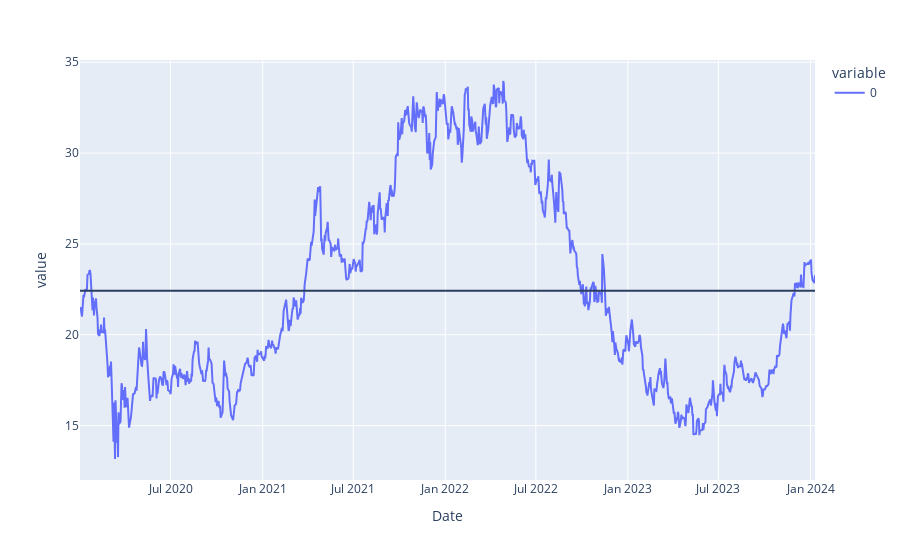

Notebook source saved alongside this figure:
### Markdown cell above
The p-value is less than **0.05** so we conclude that this spread calculation is stationary in sample

### Code cell
fig = px.line(spread, facet_col_wrap=1)
fig.update_yaxes(matches=None)
fig.add_hline(y=spread.mean())
fig.show()

### Figure 1 — Plotly figure (JSON) as saved in the notebook; plotly's stock layout.template omitted (floating-point values rounded to 4 significant figures; data arrays with more than 128 entries replaced by an {"elided": "..."} marker saying what was removed)
{"data": [{"hovertemplate": "variable=0<br>Date=%{x}<br>value=%{y}<extra></extra>", "legendgroup": "0", "line": {"color": "#636efa", "dash": "solid"}, "marker": {"symbol": "circle"}, "mode": "lines", "name": "0", "orientation": "v", "showlegend": true, "type": "scatter", "x": {"elided": "1000 str values"}, "xaxis": "x", "y": {"elided": "1000 float values"}, "yaxis": "y"}], "layout": {"legend": {"title": {"text": "variable"}, "tracegroupgap": 0}, "margin": {"t": 60}, "shapes": [{"type": "line", "x0": 0, "x1": 1, "xref": "x domain", "y0": 22.42, "y1": 22.42, "yref": "y"}], "xaxis": {"anchor": "y", "domain": [0, 1], "title": {"text": "Date"}}, "yaxis": {"anchor": "x", "domain": [0, 1], "title": {"text": "value"}}}}
